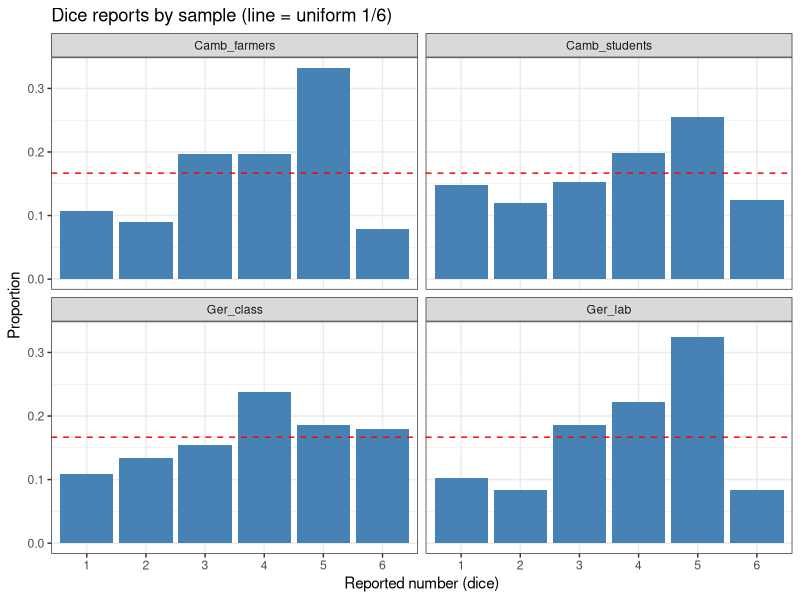
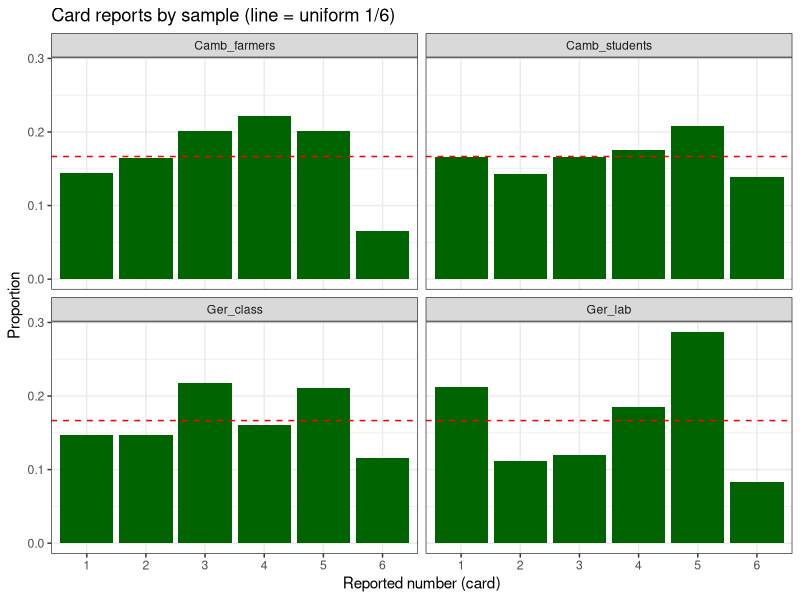

Source code (R) for these figures, in order:
## ---- Setup ----
library(readxl)
library(dplyr)
library(ggplot2)
library(MASS)

# Read data
dat <- readxl::read_excel("allresultsIV.xlsx")

# Inspect structure (optional)
str(dat)
names(dat)

## ---- Basic variable construction ----
dat <- dat %>%
  mutate(
    # Sample / place factor
    place_fac = factor(
      `place (3=Cambodia_classroom;; 1=Cambodia_farmers; 2= Germany_classroom, 4=Germany_laboratory)`,
      levels = c(1, 3, 2, 4),
      labels = c("Camb_farmers",
                 "Camb_students",
                 "Ger_class",
                 "Ger_lab")
    ),
    # Recoding 6 -> 0 for ordered logit as in Table 5
    dice_rec  = ifelse(dice == 6, 0, dice),
    card_rec  = ifelse(card == 6, 0, card),
    dice_rec  = ordered(dice_rec),
    card_rec  = ordered(card_rec),
    
    # Controls
    female           = gender1_W == 1,
    order_dice_first = `order1=W` == 0,
    education_years  = `education years`
  )

## ---- 1. Descriptive statistics ----

# 1.1 Basic descriptives by sample
desc_by_place <- dat %>%
  group_by(place_fac) %>%
  summarise(
    n              = n(),
    mean_age       = mean(age, na.rm = TRUE),
    sd_age         = sd(age, na.rm = TRUE),
    mean_educ      = mean(education_years, na.rm = TRUE),
    sd_educ        = sd(education_years, na.rm = TRUE),
    share_female   = mean(female, na.rm = TRUE),
    .groups = "drop"
  )

print(desc_by_place)

# 1.2 Dice and card reports by sample (means)
means_dice_card <- dat %>%
  group_by(place_fac) %>%
  summarise(
    mean_dice = mean(dice, na.rm = TRUE),
    sd_dice   = sd(dice, na.rm = TRUE),
    mean_card = mean(card, na.rm = TRUE),
    sd_card   = sd(card, na.rm = TRUE),
    .groups = "drop"
  )

print(means_dice_card)

## ---- 2. Distributions of reported numbers (1–6) ----

# 2.1 Dice: distribution overall and by sample
dist_dice <- dat %>%
  filter(!is.na(dice)) %>%
  count(place_fac, dice) %>%
  group_by(place_fac) %>%
  mutate(
    prop = n / sum(n)
  ) %>%
  ungroup()

print(dist_dice)

# 2.2 Card: distribution overall and by sample
dist_card <- dat %>%
  filter(!is.na(card)) %>%
  count(place_fac, card) %>%
  group_by(place_fac) %>%
  mutate(
    prop = n / sum(n)
  ) %>%
  ungroup()

print(dist_card)

# 2.3 Optional plots (Dice vs. uniform 1/6)
ggplot(dist_dice, aes(x = factor(dice), y = prop)) +
  geom_col(fill = "steelblue") +
  facet_wrap(~ place_fac) +
  geom_hline(yintercept = 1/6, linetype = "dashed", color = "red") +
  labs(x = "Reported number (dice)",
       y = "Proportion",
       title = "Dice reports by sample (line = uniform 1/6)") +
  theme_bw()

# 2.4 Optional plots (Card vs. uniform 1/6)
ggplot(dist_card, aes(x = factor(card), y = prop)) +
  geom_col(fill = "darkgreen") +
  facet_wrap(~ place_fac) +
  geom_hline(yintercept = 1/6, linetype = "dashed", color = "red") +
  labs(x = "Reported number (card)",
       y = "Proportion",
       title = "Card reports by sample (line = uniform 1/6)") +
  theme_bw()

## ---- 3. Simple tests against uniform distribution ----
# (Chi-square tests for deviation from uniform 1/6)

# Helper: function to run test for one variable and sample
chisq_uniform_by_place <- function(data, var_name) {
  # var_name: "dice" or "card"
  out_list <- list()
  for (pl in levels(data$place_fac)) {
    tmp <- data %>%
      filter(place_fac == pl, !is.na(.data[[var_name]]))
    obs <- table(tmp[[var_name]])
    exp <- rep(sum(obs) / 6, 6)  # uniform
    test <- suppressWarnings(chisq.test(obs, p = rep(1/6, 6)))
    out_list[[pl]] <- data.frame(
      place_fac = pl,
      var       = var_name,
      statistic = unname(test$statistic),
      df        = unname(test$parameter),
      p_value   = unname(test$p.value),
      N         = sum(obs)
    )
  }
  dplyr::bind_rows(out_list)
}

chisq_dice <- chisq_uniform_by_place(dat, "dice")
chisq_card <- chisq_uniform_by_place(dat, "card")

chisq_results <- bind_rows(chisq_dice, chisq_card)
print(chisq_results)

## ---- 4. Dice vs. card comparisons ----
# Example: mean difference in reports within subjects

# Paired t-test or Wilcoxon test, overall and by sample
paired_tests <- dat %>%
  filter(!is.na(dice), !is.na(card)) %>%
  group_by(place_fac) %>%
  summarise(
    mean_dice = mean(dice),
    mean_card = mean(card),
    # paired t-test
    t_stat    = t.test(dice, card, paired = TRUE)$statistic,
    p_t       = t.test(dice, card, paired = TRUE)$p.value,
    # Wilcoxon signed-rank
    W_stat    = suppressWarnings(wilcox.test(dice, card, paired = TRUE)$statistic),
    p_W       = suppressWarnings(wilcox.test(dice, card, paired = TRUE)$p.value),
    n         = n(),
    .groups = "drop"
  )

print(paired_tests)

## ---- 5. Ordered logit models (as in Table 5) ----

# 5.1 Dice version
m_dice <- MASS::polr(
  dice_rec ~ age + female + order_dice_first + place_fac,
  data = dat,
  Hess = TRUE
)

summary(m_dice)

# 5.2 Card version
m_card <- MASS::polr(
  card_rec ~ age + female + order_dice_first + place_fac,
  data = dat,
  Hess = TRUE
)

summary(m_card)

# 5.3 Extract coefficients in a compact table-like form
coef_dice <- cbind(
  Estimate = coef(m_dice),
  SE       = sqrt(diag(vcov(m_dice))),
  t_value  = coef(m_dice) / sqrt(diag(vcov(m_dice)))
)

coef_card <- cbind(
  Estimate = coef(m_card),
  SE       = sqrt(diag(vcov(m_card))),
  t_value  = coef(m_card) / sqrt(diag(vcov(m_card)))
)

print(coef_dice)
print(coef_card)

## ---- 6. Optional: simple “lying intensity” measures ----
# For each subject, define incentive rank (higher = more payoff)
# Here: numbers 1–5 increasing payoff, 6 gives 0 payoff.
# We can approximate "lying temptation" by the rank itself:
dat <- dat %>%
  mutate(
    dice_incentive = ifelse(dice == 6, 0, dice),  # same as dice_rec
    card_incentive = ifelse(card == 6, 0, card)   # same as card_rec
  )

# Compare mean incentive rank across samples and tasks
incentive_summary <- dat %>%
  group_by(place_fac) %>%
  summarise(
    mean_dice_incentive = mean(dice_incentive, na.rm = TRUE),
    mean_card_incentive = mean(card_incentive, na.rm = TRUE),
    .groups = "drop"
  )

print(incentive_summary)
